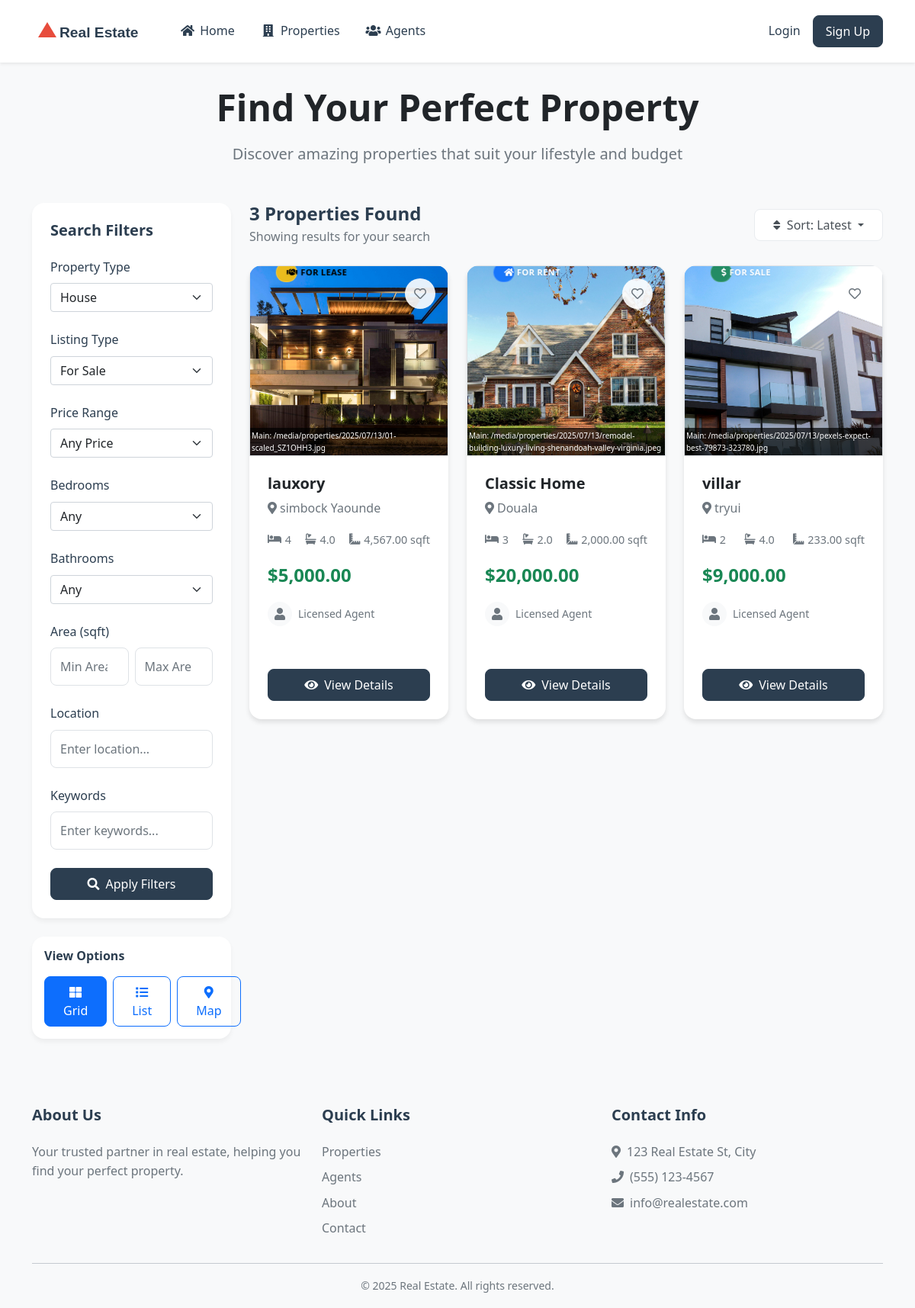
Page /properties/ on the committed database.
### properties/models.py (models this page shows, shortened)
class Property(models.Model):
    PROPERTY_TYPE_CHOICES = (
        ('house', 'House'),
        ('apartment', 'Apartment'),
        ('condo', 'Condominium'),
        ('townhouse', 'Townhouse'),
        ('land', 'Land'),
        ('commercial', 'Commercial'),
    )
    LISTING_TYPE_CHOICES = (
        ('sale', 'For Sale'),
        ('rent', 'For Rent'),
        ('lease', 'For Lease'),
    )
    STATUS_CHOICES = (
        ('available', 'Available'),
        ('pending', 'Pending'),
        ('sold', 'Sold'),
        ('rented', 'Rented'),
        ('off_market', 'Off Market'),
    )
    title = models.CharField(max_length=200)
    slug = models.SlugField(unique=True, blank=True)
    description = RichTextField()
    property_type = models.CharField(max_length=20, choices=PROPERTY_TYPE_CHOICES)
    listing_type = models.CharField(max_length=20, choices=LISTING_TYPE_CHOICES)
    status = models.CharField(max_length=20, choices=STATUS_CHOICES, default='available')
    price = models.DecimalField(max_digits=12, decimal_places=2)
    area = models.DecimalField(max_digits=10, decimal_places=2, help_text="Area in square feet")
    bedrooms = models.PositiveIntegerField(default=0)
    bathrooms = models.DecimalField(max_digits=3, decimal_places=1, default=0)
    garage = models.PositiveIntegerField(default=0)
    year_built = models.PositiveIntegerField(null=True, blank=True)
    address = models.CharField(max_length=255)
    city = models.CharField(max_length=100)
    state = models.CharField(max_length=100)
    zip_code = models.CharField(max_length=20)
    country = models.CharField(max_length=100)
    features = models.ManyToManyField('PropertyFeature', blank=True)
    amenities = models.ManyToManyField('PropertyAmenity', blank=True)
    main_image = models.ImageField(upload_to='properties/%Y/%m/%d/')
    video_url = models.URLField(blank=True)
    virtual_tour_url = models.URLField(blank=True)
    owner = models.ForeignKey(settings.AUTH_USER_MODEL, on_delete=models.CASCADE, related_name='owned_properties', limit_choices_to={'role__in': ['agent', 'seller']})
    agent = models.ForeignKey(settings.AUTH_USER_MODEL, on_delete=models.SET_NULL, null=True, blank=True, related_name='managed_properties', limit_choices_to={'role': 'agent'})
    favorited_by = models.ManyToManyField(settings.AUTH_USER_MODEL, related_name='favorite_properties', blank=True)
    is_featured = models.BooleanField(default=False)
    latitude = models.DecimalField(max_digits=9, decimal_places=6, null=True, blank=True)
    longitude = models.DecimalField(max_digits=9, decimal_places=6, null=True, blank=True)
    views_count = models.PositiveIntegerField(default=0)
    created_at = models.DateTimeField(auto_now_add=True)
    updated_at = models.DateTimeField(auto_now=True)
    class Meta:
        verbose_name = 'Property'
        verbose_name_plural = 'Properties'
        ordering = ['-created_at']

### properties/views.py (the view)
# urls.py: path('properties/', views.PropertyListView.as_view(), name='list'),
class PropertyListView(ListView):
    model = Property
    template_name = 'properties/property_list.html'
    context_object_name = 'properties'
    paginate_by = 12
    def get_queryset(self):
        queryset = Property.objects.filter(status='available').select_related('agent', 'owner').prefetch_related('images')
        sort = self.request.GET.get('sort', 'latest')
        if sort == 'price_low':
            queryset = queryset.order_by('price')
        elif sort == 'price_high':
            queryset = queryset.order_by('-price')
        elif sort == 'beds':
            queryset = queryset.order_by('-bedrooms')
        elif sort == 'baths':
            queryset = queryset.order_by('-bathrooms')
        elif sort == 'area':
            queryset = queryset.order_by('-area')
        else:  # default to latest
            queryset = queryset.order_by('-created_at')
        return queryset
    def get_context_data(self, **kwargs):
        context = super().get_context_data(**kwargs)
        context['search_form'] = PropertySearchForm()
        return context

### templates/properties/property_list.html (shortened to what this page needs)
{% extends 'base.html' %}
{% load static %}
{% load humanize %}
{% block content %}
<div class="bg-light-custom py-5">
    <div class="container">
        <div class="text-center mb-5">
            <h1 class="display-5 fw-bold text-dark mb-3">Find Your Perfect Property</h1>
            <p class="lead text-muted">Discover amazing properties that suit your lifestyle and budget</p>
        </div>
        <div class="row">
            <div class="col-lg-3 mb-4">
                <div class="search-filters p-4">
                    <h5 class="fw-bold mb-4">Search Filters</h5>
                    <form method="get" action="{% url 'properties:search' %}">
                        <div class="mb-4">
                            <label class="form-label fw-semibold">Property Type</label>
                            {{ search_form.property_type }}
                        </div>
                        <div class="mb-4">
                            <label class="form-label fw-semibold">Listing Type</label>
                            {{ search_form.listing_type }}
                        </div>
                        <div class="mb-4">
                            <label class="form-label fw-semibold">Price Range</label>
                            {{ search_form.price_range }}
                        </div>
                        <div class="mb-4">
                            <label class="form-label fw-semibold">Bedrooms</label>
                            {{ search_form.bedrooms }}
                        </div>
                        <div class="mb-4">
                            <label class="form-label fw-semibold">Bathrooms</label>
                            {{ search_form.bathrooms }}
                        </div>
                        <div class="mb-4">
                            <label class="form-label fw-semibold">Area (sqft)</label>
                            <div class="row g-2">
                                <div class="col">
                                    {{ search_form.min_area }}
                                </div>
                                <div class="col">
                                    {{ search_form.max_area }}
                                </div>
                            </div>
                        </div>
                        <div class="mb-4">
                            <label class="form-label fw-semibold">Location</label>
                            {{ search_form.location }}
                        </div>
                        <div class="mb-4">
                            <label class="form-label fw-semibold">Keywords</label>
                            {{ search_form.keyword }}
                        </div>
                        <button type="submit" class="btn btn-primary w-100 py-2">
                            <i class="fas fa-search me-2"></i>Apply Filters
                        </button>
                    </form>
                </div>
                <div class="view-toggle mt-4">
                    <h6 class="fw-bold mb-3">View Options</h6>
                    <div class="d-flex gap-2">
                        <a href="{% url 'properties:list' %}" class="btn btn-outline-primary flex-fill {% if not request.GET.view %}active{% endif %}">
                            <i class="fas fa-th-large"></i> Grid
                        </a>
                        <a href="{% url 'properties:list' %}?view=list" class="btn btn-outline-primary flex-fill {% if request.GET.view == 'list' %}active{% endif %}">
                            <i class="fas fa-list"></i> List
                        </a>
                        <a href="{% url 'properties:map' %}" class="btn btn-outline-primary flex-fill">
                            <i class="fas fa-map-marker-alt"></i> Map
                        </a>
                    </div>
                </div>
            </div>
            <div class="col-lg-9">
                <div class="d-flex justify-content-between align-items-center mb-4">
                    <div>
                        <h4 class="mb-1">
                            {% if properties %}
                                {{ page_obj.paginator.count }} Properties Found
                            {% else %}
                                No Properties Found
                            {% endif %}
                        </h4>
                        <p class="text-muted mb-0">Showing results for your search</p>
                    </div>
                    <div class="sort-dropdown">
                        <div class="dropdown">
                            <button class="btn dropdown-toggle" type="button" data-bs-toggle="dropdown">
                                <i class="fas fa-sort me-2"></i>Sort: {{ request.GET.sort|default:"Latest" }}
                            </button>
                        </div>
                    </div>
                </div>
                {% if properties %}
                    <div class="row g-4">
                        {% for property in properties %}
                        <div class="col-md-6 col-xl-4">
                            <div class="property-card card h-100">
                                <div class="property-image">
                                    {% if property.main_image %}
                                        <img src="{{ property.main_image.url }}" alt="{{ property.title }}" class="property-img property-img-cover" data-original-src="{{ property.main_image.url }}">
                                    {% else %}
                                        <img src="{% static 'img/defaults/property-placeholder.svg' %}" alt="No image available" class="property-img property-img-cover">
                                    {% endif %}
                                    <div class="property-debug-info">
                                        {% if property.main_image %}
                                            Main: {{ property.main_image.url }}
                                        {% else %}
                                            No main image
                                        {% endif %}
                                    </div>
                                    <div class="property-badge">
                                        <span class="badge listing-badge listing-badge-{{ property.listing_type }}">
                                            {% if property.listing_type == 'sale' %}
                                                <i class="fas fa-dollar-sign me-1"></i>FOR SALE
                                            {% elif property.listing_type == 'rent' %}
                                                <i class="fas fa-home me-1"></i>FOR RENT
                                            {% elif property.listing_type == 'lease' %}
                                                <i class="fas fa-handshake me-1"></i>FOR LEASE
                                            {% else %}
                                                {{ property.get_listing_type_display|upper }}
                                            {% endif %}
                                        </span>
                                    </div>
                                    <button class="favorite-btn" data-property-id="{{ property.id }}" title="Add to favorites">
                                        <i class="{% if property in user.favorite_properties.all %}fas text-danger{% else %}far text-muted{% endif %} fa-heart"></i>
                                    </button>
                                </div>
                                <div class="card-body p-4">
                                    <div class="mb-3">
                                        <h5 class="card-title mb-2">
                                            {% if property.slug %}
                                                <a href="{% url 'properties:detail' property.slug %}" class="text-decoration-none text-dark">
                                                    {{ property.title }}
                                                </a>
                                            {% else %}
                                                {{ property.title }}
                                            {% endif %}
                                        </h5>
                                        <p class="text-muted mb-0">
                                            <i class="fas fa-map-marker-alt me-1"></i>{{ property.address }}
                                        </p>
                                    </div>
                                    <div class="property-features mb-3">
                                        <span><i class="fas fa-bed"></i>{{ property.bedrooms }}</span>
                                        <span><i class="fas fa-bath"></i>{{ property.bathrooms }}</span>
                                        <span><i class="fas fa-ruler-combined"></i>{{ property.area|intcomma }} sqft</span>
                                    </div>
                                    <div class="property-price mb-3">
                                        ${{ property.price|intcomma }}
                                    </div>
                                    <div class="agent-info">
                                        {% if property.agent.profile_picture %}
                                            <img src="{{ property.agent.profile_picture.url }}" alt="{{ property.agent.get_full_name }}" class="agent-avatar">
                                        {% else %}
                                            <div class="agent-avatar bg-light d-flex align-items-center justify-content-center">
                                                <i class="fas fa-user text-muted"></i>
                                            </div>
                                        {% endif %}
                                        <div class="flex-grow-1">
                                            <div class="text-muted small">Licensed Agent</div>
                                        </div>
                                    </div>
                                </div>
                                <div class="card-footer bg-transparent border-0 p-4 pt-0">
                                    {% if property.slug %}
                                        <a href="{% url 'properties:detail' property.slug %}" class="btn btn-primary w-100">
                                            <i class="fas fa-eye me-2"></i>View Details
                                        </a>
                                    {% else %}
                                        <button class="btn btn-secondary w-100" disabled>
                                            Details Not Available
                                        </button>
                                    {% endif %}
                                </div>
                            </div>
                        </div>
                        {% endfor %}
                    </div>
                {% endif %}
            </div>
        </div>
    </div>
</div>
{% endblock %}

### rows in the picture
Property: main_image (picture), main_image "/media/properties/2025/07/13/01-scaled_SZ1OHH3.jpg", listing_type "lease" (drawn), title "lauxory", address "simbock Yaounde", bedrooms "4", bathrooms "4.0", area "4,567.00", price "5,000.00", slug "View Details"
Property: main_image (picture), main_image "/media/properties/2025/07/13/remodel-building-luxury-living-shenandoah-valley-virginia.jpeg", listing_type "rent" (drawn), title "Classic Home", address "Douala", bedrooms "3", bathrooms "2.0", area "2,000.00", price "20,000.00", slug "View Details"
Property: main_image (picture), main_image "/media/properties/2025/07/13/pexels-expect-best-79873-323780.jpg", listing_type "sale" (drawn), title "villar", address "tryui", bedrooms "2", bathrooms "4.0", area "233.00", price "9,000.00", slug "View Details"

### other values in the picture
{{ page_obj.paginator.count }} "3"
{{ request.GET.sort|default:"Latest" }} "Latest"
